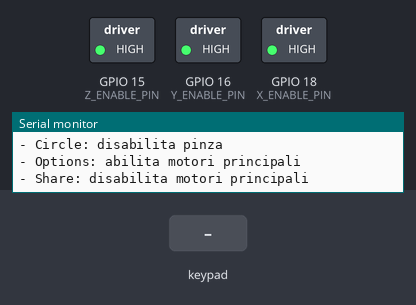
A sketch run on a simulated ESP32. Shown: switched loads named in the sketch (green lamp = pin HIGH), the last lines printed to the serial monitor. The inputs (shaded band) are chosen by the test bench. Nothing arrives over Bluetooth unless stated.

Above: at 1.2 s.
1.3 s: key '+' pressed
At 1.6 s:
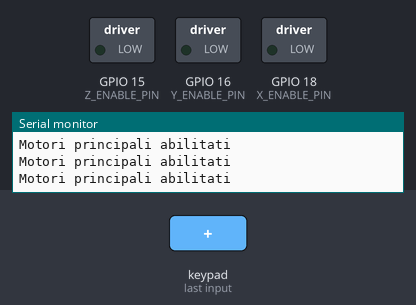
2.8 s: key 'U' pressed
4.3 s: key 'D' pressed
Timing chart, 0 to 7.3 s (numbered marks = the images above; inputs shaded):
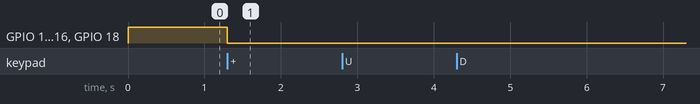

The sketch:

BraccioV2.ino
```cpp
#include <Arduino.h>
#include <PS4Controller.h>
#include <AccelStepper.h>
#include <Stepper.h>

// ===== PIN STEPPER PRINCIPALI =====
#define X_STEP_PIN     21
#define X_DIR_PIN      19
#define X_ENABLE_PIN   18

#define Y_STEP_PIN     5
#define Y_DIR_PIN      17
#define Y_ENABLE_PIN   16

#define Z_STEP_PIN     4
#define Z_DIR_PIN      2
#define Z_ENABLE_PIN   15

// ===== PIN STEPPER PINZA 28BYJ-48 =====
#define PINZA_IN1 27
#define PINZA_IN2 14
#define PINZA_IN3 12
#define PINZA_IN4 13

// ===== MAC PS4 =====
#define PS4_MAC "b0:52:16:f4:a3:54"

// ===== SETTINGS MOTORI PRINCIPALI =====
#define DEADZONE 40
#define MAX_SPEED 20000  // Velocità massima aumentata
#define SPEED_STEP 2000  // Incremento/decremento velocità con le frecce

// ===== SETTINGS PINZA =====
#define STEPS_PER_REV 2048  // Passi per rotazione completa del 28BYJ-48
#define PINZA_MAX_SPEED 12  // RPM massimi per la pinza
#define TRIGGER_THRESHOLD 25 // Soglia per i trigger R2/L2

// ===== VARIABILI GLOBALI =====
int speedMultiplier = MAX_SPEED;  // Moltiplicatore di velocità corrente

// ===== OGGETTI STEPPER =====
AccelStepper stepperX(AccelStepper::DRIVER, X_STEP_PIN, X_DIR_PIN);
AccelStepper stepperY(AccelStepper::DRIVER, Y_STEP_PIN, Y_DIR_PIN);
AccelStepper stepperZ(AccelStepper::DRIVER, Z_STEP_PIN, Z_DIR_PIN);
Stepper pinzaStepper(STEPS_PER_REV, PINZA_IN1, PINZA_IN3, PINZA_IN2, PINZA_IN4);

// ===== VARIABILI PINZA =====
bool pinzaEnabled = false;
bool pinzaMoving = false;

void setup() {
  Serial.begin(115200);

  // Configurazione pin enable per motori principali
  pinMode(X_ENABLE_PIN, OUTPUT);
  pinMode(Y_ENABLE_PIN, OUTPUT);
  pinMode(Z_ENABLE_PIN, OUTPUT);
  digitalWrite(X_ENABLE_PIN, HIGH);
  digitalWrite(Y_ENABLE_PIN, HIGH);
  digitalWrite(Z_ENABLE_PIN, HIGH);

  // Configurazione stepper principali
  stepperX.setMaxSpeed(MAX_SPEED);
  stepperX.setSpeed(0);
  stepperY.setMaxSpeed(MAX_SPEED);
  stepperY.setSpeed(0);
  stepperZ.setMaxSpeed(MAX_SPEED);
  stepperZ.setSpeed(0);

  // Configurazione stepper pinza
  pinzaStepper.setSpeed(PINZA_MAX_SPEED);

  // Connessione PS4
  PS4.begin(PS4_MAC);
  Serial.println("In attesa di connessione PS4...");
  Serial.println("Controlli:");
  Serial.println("- Stick analogici: movimento X/Y/Z");
  Serial.println("- Frecce SU/GIU: velocità generale");
  Serial.println("- R2: chiusura pinza (continua finché premuto)");
  Serial.println("- L2: apertura pinza (continua finché premuto)");
  Serial.println("- Triangle: abilita pinza");
  Serial.println("- Circle: disabilita pinza");
  Serial.println("- Options: abilita motori principali");
  Serial.println("- Share: disabilita motori principali");
}

int applyDeadzone(int value) {
  if (abs(value) < DEADZONE) {
    return 0;
  }
  // Mappa il valore usando il moltiplicatore di velocità corrente
  if (value > 0) {
    return map(value, DEADZONE, 127, 0, speedMultiplier);
  } else {
    return map(value, -DEADZONE, -128, 0, -speedMultiplier);
  }
}

void controlPinza() {
  if (!pinzaEnabled) return;

  // Utilizzo dei trigger R2 e L2 per aprire e chiudere la pinza
  int r2Value = PS4.R2Value();
  int l2Value = PS4.L2Value();

  // Chiudi pinza (R2) - movimento continuo
  if (r2Value > TRIGGER_THRESHOLD) {
    // Calcola il numero di passi basato sull'intensità del trigger
    int stepsToMove = map(r2Value, TRIGGER_THRESHOLD, 255, 1, 10);
    pinzaStepper.step(-stepsToMove);  // Direzione chiusura
    pinzaMoving = true;
  }
  // Apri pinza (L2) - movimento continuo
  else if (l2Value > TRIGGER_THRESHOLD) {
    // Calcola il numero di passi basato sull'intensità del trigger
    int stepsToMove = map(l2Value, TRIGGER_THRESHOLD, 255, 1, 10);
    pinzaStepper.step(stepsToMove);   // Direzione apertura
    pinzaMoving = true;
  } else {
    // Nessun movimento attivo
    if (pinzaMoving) {
      pinzaMoving = false;
    }
  }
}

void disablePinzaStepper() {
  // Disattiva le bobine del motore delle pinze per non poterle usare più
  digitalWrite(PINZA_IN1, LOW);
  digitalWrite(PINZA_IN2, LOW);
  digitalWrite(PINZA_IN3, LOW);
  digitalWrite(PINZA_IN4, LOW);
}

void loop() {
  if (PS4.isConnected()) {
    // ===== CONTROLLO VELOCITÀ GENERALE CON FRECCE =====
    static bool upPressed = false;
    static bool downPressed = false;

    // Freccia SU - Aumenta velocità generale
    if (PS4.Up() && !upPressed) {
      speedMultiplier += SPEED_STEP;
      if (speedMultiplier > MAX_SPEED) {
        speedMultiplier = MAX_SPEED;
      }
      upPressed = true;
      Serial.print("Velocità aumentata a: ");
      Serial.println(speedMultiplier);
    } else if (!PS4.Up()) {
      upPressed = false;
    }

    // Freccia GIÙ - Diminuisce velocità generale
    if (PS4.Down() && !downPressed) {
      speedMultiplier -= SPEED_STEP;
      if (speedMultiplier < SPEED_STEP) {
        speedMultiplier = SPEED_STEP;
      }
      downPressed = true;
      Serial.print("Velocità diminuita a: ");
      Serial.println(speedMultiplier);
    } else if (!PS4.Down()) {
      downPressed = false;
    }

    // ===== CONTROLLO CON STICK ANALOGICI =====
    // Leggi input con dead zone applicata
    int xSpeed = applyDeadzone(PS4.RStickX());

    // Inverto l'asse Y dell'analogico sinistro (moltiplicando per -1)
    int ySpeed = -applyDeadzone(PS4.LStickY());

    int zSpeed = applyDeadzone(PS4.RStickY());

    // Controlla motori principali
    stepperX.setSpeed(xSpeed);
    stepperY.setSpeed(ySpeed);
    stepperZ.setSpeed(zSpeed);

    // ===== CONTROLLO PINZA =====
    controlPinza();

    // ===== GESTIONE ABILITAZIONE MOTORI =====
    // Abilita/disabilita motori principali
    if (PS4.Options()) {
      digitalWrite(X_ENABLE_PIN, LOW);
      digitalWrite(Y_ENABLE_PIN, LOW);
      digitalWrite(Z_ENABLE_PIN, LOW);
      Serial.println("Motori principali abilitati");
    }
    if (PS4.Share()) {
      digitalWrite(X_ENABLE_PIN, HIGH);
      digitalWrite(Y_ENABLE_PIN, HIGH);
      digitalWrite(Z_ENABLE_PIN, HIGH);
      Serial.println("Motori principali disabilitati");
    }

    // ===== GESTIONE ABILITAZIONE PINZA =====
    static bool trianglePressed = false;
    static bool circlePressed = false;

    // Abilita pinza
    if (PS4.Triangle() && !trianglePressed && !pinzaEnabled) {
      pinzaEnabled = true;
      trianglePressed = true;
      Serial.println("Pinza abilitata");
    } else if (!PS4.Triangle()) {
      trianglePressed = false;
    }

    // Disabilita pinza
    if (PS4.Circle() && !circlePressed && pinzaEnabled) {
      pinzaEnabled = false;
      circlePressed = true;
      disablePinzaStepper();
      Serial.println("Pinza disabilitata");
    } else if (!PS4.Circle()) {
      circlePressed = false;
    }

    // ===== VISUALIZZA STATO PINZA =====
    static bool crossPressed = false;
    if (PS4.Cross() && !crossPressed) {
      crossPressed = true;
      Serial.print("Pinza - Stato: ");
      Serial.print(pinzaEnabled ? "Abilitata" : "Disabilitata");
      Serial.print(" - Movimento: ");
      Serial.println(pinzaMoving ? "Attivo" : "Fermo");
    } else if (!PS4.Cross()) {
      crossPressed = false;
    }
  }

  // Esegui movimenti motori principali
  stepperX.runSpeed();
  stepperY.runSpeed();
  stepperZ.runSpeed();

}
```

Measured:
- after the input at 1.3 s, GPIO 15 (Z_ENABLE_PIN), GPIO 16 (Y_ENABLE_PIN), GPIO 18 (X_ENABLE_PIN): HIGH → LOW at once
